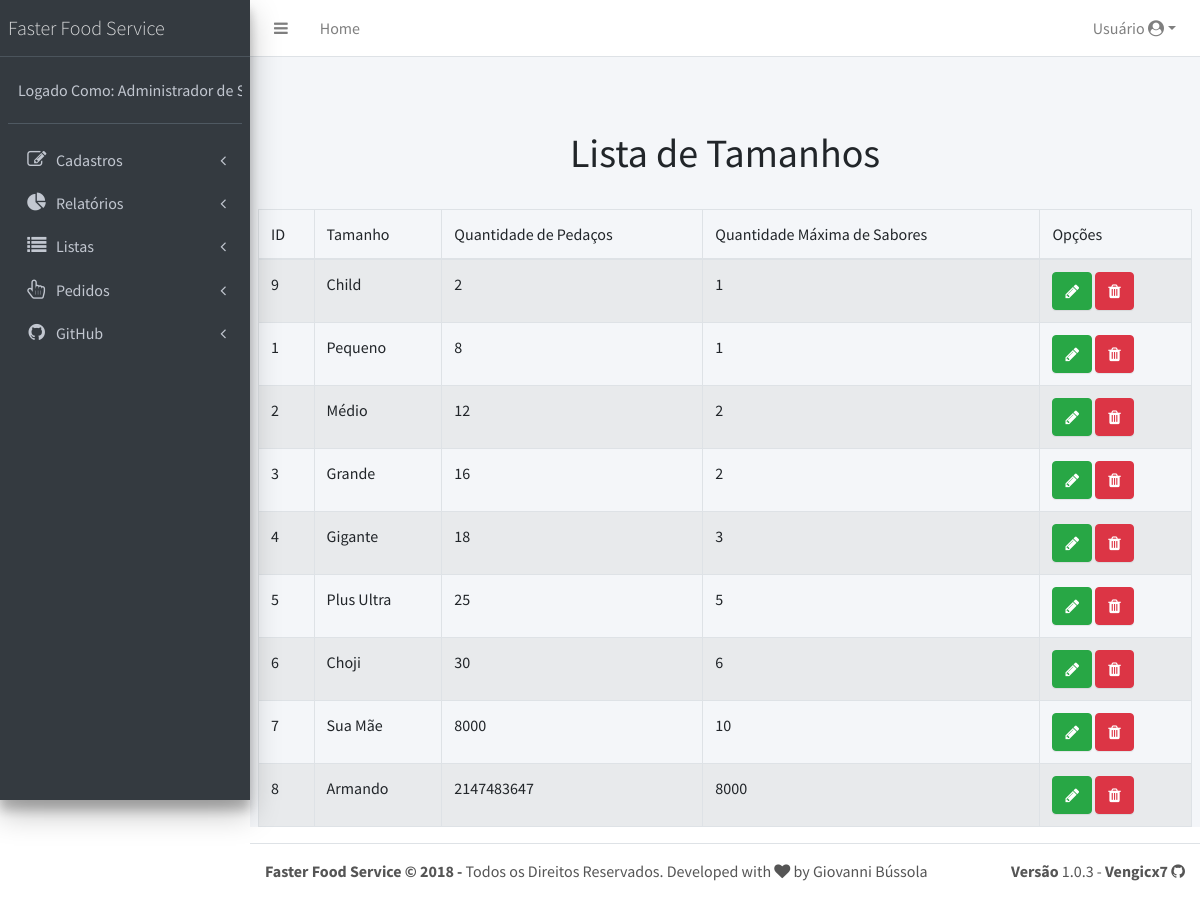
Screenshot of /home.php?fd=listas&pg=tamanho (signed in) with the database file from the repository.
### tables this page shows
CREATE TABLE `tamanho` (
  `id` int(11) NOT NULL,
  `nome` varchar(45) NOT NULL,
  `qtdPedacos` int(11) NOT NULL,
  `qtdSabores` int(11) NOT NULL
);

### listas/tamanho.php (the view, shortened to what this page needs)
	<h1 class="text-center">Lista de Tamanhos</h1>
	<br>
	<table class="table table-bordered table-striped">
		<thead>
			<tr>
				<td>ID</td>
				<td>Tamanho</td>
				<td>Quantidade de Pedaços</td>
				<td>Quantidade Máxima de Sabores</td>
				<td>Opções</td>
			</tr>
		</thead>
<?php
	include "./app/conecta.php";
	$sql = "select * from tamanho order by qtdPedacos";
	$query = $pdo->prepare($sql);
	$query->execute();
	while($data = $query->fetch(PDO::FETCH_OBJ)){
		$id = $data->id;
		$qtdPedacos = $data->qtdPedacos;
		$qtdSabores = $data->qtdSabores;
		$nome = $data->nome;
		echo "<tr>
				<td>$id</td>
				<td>$nome</td>
				<td>$qtdPedacos</td>
				<td>$qtdSabores</td>
				<td>
					<a class='btn btn-success' href='home.php?fd=cadastro&pg=tamanho&id=$id'><i class='fa fa-pencil'></i></a>
					<a href=\"javascript:excluir($id,'$nome')\" class='btn btn-danger'><i class='fa fa-trash'></i></a>
				</td>
			  </tr>";
	}
?>
	</table>

### rows the page displays
tamanho: id "9", nome "Child", qtdPedacos "2", qtdSabores "1"
tamanho: id "1", nome "Pequeno", qtdPedacos "8", qtdSabores "1"
tamanho: id "2", nome "Médio", qtdPedacos "12", qtdSabores "2"
tamanho: id "3", nome "Grande", qtdPedacos "16", qtdSabores "2"
tamanho: id "4", nome "Gigante", qtdPedacos "18", qtdSabores "3"
tamanho: id "5", nome "Plus Ultra", qtdPedacos "25", qtdSabores "5"
tamanho: id "6", nome "Choji", qtdPedacos "30", qtdSabores "6"
tamanho: id "7", nome "Sua Mãe", qtdPedacos "8000", qtdSabores "10"
tamanho: id "8", nome "Armando", qtdPedacos "2147483647", qtdSabores "8000"

### other values shown
$usuarioLogado "Administrador de…"
